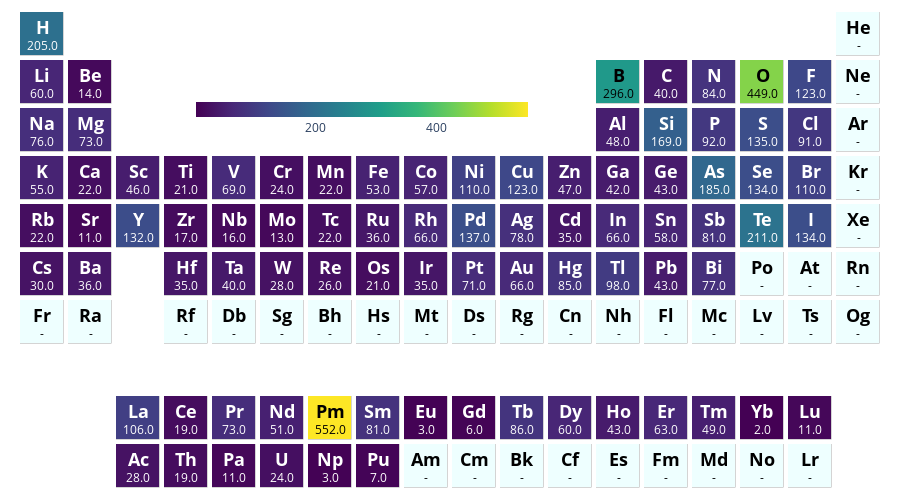

Notebook code cell kept with this figure:
### Code cell
ptable_heatmap_plotly(compositions)

### Figure 1 — Plotly figure (JSON) as saved in the notebook; plotly's stock layout.template omitted (floating-point values rounded to 4 significant figures; data arrays with more than 128 entries replaced by an {"elided": "..."} marker saying what was removed)
{"data": [{"colorbar": {"len": 0.4, "lenmode": "fraction", "orientation": "h", "thickness": 15, "tickformat": "~s", "title": {"font": {"size": 14.4}, "side": "top"}, "x": 0.4, "y": 0.72}, "colorscale": [[0, "darkgray"], [1, "darkgray"]], "hoverinfo": "none", "showscale": false, "type": "heatmap", "xgap": 4.5, "ygap": 4.5, "z": {"elided": "10x18 float values"}}, {"colorbar": {"len": 0.4, "lenmode": "fraction", "orientation": "h", "thickness": 15, "tickformat": "~s", "title": {"font": {"size": 14.4}, "side": "top"}, "x": 0.4, "y": 0.72}, "colorscale": [[0, "#eff"], [1, "#eff"]], "hoverinfo": "none", "showscale": false, "type": "heatmap", "xgap": 5, "ygap": 5, "z": {"elided": "10x18 float values"}}, {"colorbar": {"len": 0.4, "lenmode": "fraction", "orientation": "h", "thickness": 15, "tickformat": "~s", "title": {"font": {"size": 14.4}, "side": "top"}, "x": 0.4, "y": 0.72}, "colorscale": [[0, "#440154"], [0.1111, "#482878"], [0.2222, "#3e4989"], [0.3333, "#31688e"], [0.4444, "#26828e"], [0.5556, "#1f9e89"], [0.6667, "#35b779"], [0.7778, "#6ece58"], [0.8889, "#b5de2b"], [1, "#fde725"]], "hoverinfo": "text", "reversescale": false, "showscale": true, "text": {"elided": "10x18 str values"}, "type": "heatmap", "xgap": 5, "ygap": 5, "z": {"elided": "10x18 float values"}, "zauto": false, "zmax": 552, "zmin": 2}], "layout": {"annotations": [{"font": {"color": "#000000"}, "showarrow": false, "text": "", "x": 0, "xref": "x", "y": 0, "yref": "y"}, {"font": {"color": "#000000"}, "showarrow": false, "text": "", "x": 1, "xref": "x", "y": 0, "yref": "y"}, {"font": {"color": "#FFFFFF"}, "showarrow": false, "text": "<span style='font-weight: bold; font-size: 18.0;'>Ac</span><br>28.0", "x": 2, "xref": "x", "y": 0, "yref": "y"}, {"font": {"color": "#FFFFFF"}, "showarrow": false, "text": "<span style='font-weight: bold; font-size: 18.0;'>Th</span><br>19.0", "x": 3, "xref": "x", "y": 0, "yref": "y"}, {"font": {"color": "#FFFFFF"}, "showarrow": false, "text": "<span style='font-weight: bold; font-size: 18.0;'>Pa</span><br>11.0", "x": 4, "xref": "x", "y": 0, "yref": "y"}, {"font": {"color": "#FFFFFF"}, "showarrow": false, "text": "<span style='font-weight: bold; font-size: 18.0;'>U</span><br>24.0", "x": 5, "xref": "x", "y": 0, "yref": "y"}, {"font": {"color": "#FFFFFF"}, "showarrow": false, "text": "<span style='font-weight: bold; font-size: 18.0;'>Np</span><br>3.0", "x": 6, "xref": "x", "y": 0, "yref": "y"}, {"font": {"color": "#FFFFFF"}, "showarrow": false, "text": "<span style='font-weight: bold; font-size: 18.0;'>Pu</span><br>7.0", "x": 7, "xref": "x", "y": 0, "yref": "y"}, {"font": {"color": "#000000"}, "showarrow": false, "text": "<span style='font-weight: bold; font-size: 18.0;'>Am</span><br>-", "x": 8, "xref": "x", "y": 0, "yref": "y"}, {"font": {"color": "#000000"}, "showarrow": false, "text": "<span style='font-weight: bold; font-size: 18.0;'>Cm</span><br>-", "x": 9, "xref": "x", "y": 0, "yref": "y"}, {"font": {"color": "#000000"}, "showarrow": false, "text": "<span style='font-weight: bold; font-size: 18.0;'>Bk</span><br>-", "x": 10, "xref": "x", "y": 0, "yref": "y"}, {"font": {"color": "#000000"}, "showarrow": false, "text": "<span style='font-weight: bold; font-size: 18.0;'>Cf</span><br>-", "x": 11, "xref": "x", "y": 0, "yref": "y"}, {"font": {"color": "#000000"}, "showarrow": false, "text": "<span style='font-weight: bold; font-size: 18.0;'>Es</span><br>-", "x": 12, "xref": "x", "y": 0, "yref": "y"}, {"font": {"color": "#000000"}, "showarrow": false, "text": "<span style='font-weight: bold; font-size: 18.0;'>Fm</span><br>-", "x": 13, "xref": "x", "y": 0, "yref": "y"}, {"font": {"color": "#000000"}, "showarrow": false, "text": "<span style='font-weight: bold; font-size: 18.0;'>Md</span><br>-", "x": 14, "xref": "x", "y": 0, "yref": "y"}, {"font": {"color": "#000000"}, "showarrow": false, "text": "<span style='font-weight: bold; font-size: 18.0;'>No</span><br>-", "x": 15, "xref": "x", "y": 0, "yref": "y"}, {"font": {"color": "#000000"}, "showarrow": false, "text": "<span style='font-weight: bold; font-size: 18.0;'>Lr</span><br>-", "x": 16, "xref": "x", "y": 0, "yref": "y"}, {"font": {"color": "#000000"}, "showarrow": false, "text": "", "x": 17, "xref": "x", "y": 0, "yref": "y"}, {"font": {"color": "#000000"}, "showarrow": false, "text": "", "x": 0, "xref": "x", "y": 1, "yref": "y"}, {"font": {"color": "#000000"}, "showarrow": false, "text": "", "x": 1, "xref": "x", "y": 1, "yref": "y"}, {"font": {"color": "#FFFFFF"}, "showarrow": false, "text": "<span style='font-weight: bold; font-size: 18.0;'>La</span><br>106.0", "x": 2, "xref": "x", "y": 1, "yref": "y"}, {"font": {"color": "#FFFFFF"}, "showarrow": false, "text": "<span style='font-weight: bold; font-size: 18.0;'>Ce</span><br>19.0", "x": 3, "xref": "x", "y": 1, "yref": "y"}, {"font": {"color": "#FFFFFF"}, "showarrow": false, "text": "<span style='font-weight: bold; font-size: 18.0;'>Pr</span><br>73.0", "x": 4, "xref": "x", "y": 1, "yref": "y"}, {"font": {"color": "#FFFFFF"}, "showarrow": false, "text": "<span style='font-weight: bold; font-size: 18.0;'>Nd</span><br>51.0", "x": 5, "xref": "x", "y": 1, "yref": "y"}, {"font": {"color": "#000000"}, "showarrow": false, "text": "<span style='font-weight: bold; font-size: 18.0;'>Pm</span><br>552.0", "x": 6, "xref": "x", "y": 1, "yref": "y"}, {"font": {"color": "#FFFFFF"}, "showarrow": false, "text": "<span style='font-weight: bold; font-size: 18.0;'>Sm</span><br>81.0", "x": 7, "xref": "x", "y": 1, "yref": "y"}, {"font": {"color": "#FFFFFF"}, "showarrow": false, "text": "<span style='font-weight: bold; font-size: 18.0;'>Eu</span><br>3.0", "x": 8, "xref": "x", "y": 1, "yref": "y"}, {"font": {"color": "#FFFFFF"}, "showarrow": false, "text": "<span style='font-weight: bold; font-size: 18.0;'>Gd</span><br>6.0", "x": 9, "xref": "x", "y": 1, "yref": "y"}, {"font": {"color": "#FFFFFF"}, "showarrow": false, "text": "<span style='font-weight: bold; font-size: 18.0;'>Tb</span><br>86.0", "x": 10, "xref": "x", "y": 1, "yref": "y"}, {"font": {"color": "#FFFFFF"}, "showarrow": false, "text": "<span style='font-weight: bold; font-size: 18.0;'>Dy</span><br>60.0", "x": 11, "xref": "x", "y": 1, "yref": "y"}, {"font": {"color": "#FFFFFF"}, "showarrow": false, "text": "<span style='font-weight: bold; font-size: 18.0;'>Ho</span><br>43.0", "x": 12, "xref": "x", "y": 1, "yref": "y"}, {"font": {"color": "#FFFFFF"}, "showarrow": false, "text": "<span style='font-weight: bold; font-size: 18.0;'>Er</span><br>63.0", "x": 13, "xref": "x", "y": 1, "yref": "y"}, {"font": {"color": "#FFFFFF"}, "showarrow": false, "text": "<span style='font-weight: bold; font-size: 18.0;'>Tm</span><br>49.0", "x": 14, "xref": "x", "y": 1, "yref": "y"}, {"font": {"color": "#FFFFFF"}, "showarrow": false, "text": "<span style='font-weight: bold; font-size: 18.0;'>Yb</span><br>2.0", "x": 15, "xref": "x", "y": 1, "yref": "y"}, {"font": {"color": "#FFFFFF"}, "showarrow": false, "text": "<span style='font-weight: bold; font-size: 18.0;'>Lu</span><br>11.0", "x": 16, "xref": "x", "y": 1, "yref": "y"}, {"font": {"color": "#000000"}, "showarrow": false, "text": "", "x": 17, "xref": "x", "y": 1, "yref": "y"}, {"font": {"color": "#000000"}, "showarrow": false, "text": "", "x": 0, "xref": "x", "y": 2, "yref": "y"}, {"font": {"color": "#000000"}, "showarrow": false, "text": "", "x": 1, "xref": "x", "y": 2, "yref": "y"}, {"font": {"color": "#000000"}, "showarrow": false, "text": "", "x": 2, "xref": "x", "y": 2, "yref": "y"}, {"font": {"color": "#000000"}, "showarrow": false, "text": "", "x": 3, "xref": "x", "y": 2, "yref": "y"}, {"font": {"color": "#000000"}, "showarrow": false, "text": "", "x": 4, "xref": "x", "y": 2, "yref": "y"}, {"font": {"color": "#000000"}, "showarrow": false, "text": "", "x": 5, "xref": "x", "y": 2, "yref": "y"}, {"font": {"color": "#000000"}, "showarrow": false, "text": "", "x": 6, "xref": "x", "y": 2, "yref": "y"}, {"font": {"color": "#000000"}, "showarrow": false, "text": "", "x": 7, "xref": "x", "y": 2, "yref": "y"}, {"font": {"color": "#000000"}, "showarrow": false, "text": "", "x": 8, "xref": "x", "y": 2, "yref": "y"}, {"font": {"color": "#000000"}, "showarrow": false, "text": "", "x": 9, "xref": "x", "y": 2, "yref": "y"}, {"font": {"color": "#000000"}, "showarrow": false, "text": "", "x": 10, "xref": "x", "y": 2, "yref": "y"}, {"font": {"color": "#000000"}, "showarrow": false, "text": "", "x": 11, "xref": "x", "y": 2, "yref": "y"}, {"font": {"color": "#000000"}, "showarrow": false, "text": "", "x": 12, "xref": "x", "y": 2, "yref": "y"}, {"font": {"color": "#000000"}, "showarrow": false, "text": "", "x": 13, "xref": "x", "y": 2, "yref": "y"}, {"font": {"color": "#000000"}, "showarrow": false, "text": "", "x": 14, "xref": "x", "y": 2, "yref": "y"}, {"font": {"color": "#000000"}, "showarrow": false, "text": "", "x": 15, "xref": "x", "y": 2, "yref": "y"}, {"font": {"color": "#000000"}, "showarrow": false, "text": "", "x": 16, "xref": "x", "y": 2, "yref": "y"}, {"font": {"color": "#000000"}, "showarrow": false, "text": "", "x": 17, "xref": "x", "y": 2, "yref": "y"}, {"font": {"color": "#000000"}, "showarrow": false, "text": "<span style='font-weight: bold; font-size: 18.0;'>Fr</span><br>-", "x": 0, "xref": "x", "y": 3, "yref": "y"}, {"font": {"color": "#000000"}, "showarrow": false, "text": "<span style='font-weight: bold; font-size: 18.0;'>Ra</span><br>-", "x": 1, "xref": "x", "y": 3, "yref": "y"}, {"font": {"color": "#000000"}, "showarrow": false, "text": "", "x": 2, "xref": "x", "y": 3, "yref": "y"}, {"font": {"color": "#000000"}, "showarrow": false, "text": "<span style='font-weight: bold; font-size: 18.0;'>Rf</span><br>-", "x": 3, "xref": "x", "y": 3, "yref": "y"}, {"font": {"color": "#000000"}, "showarrow": false, "text": "<span style='font-weight: bold; font-size: 18.0;'>Db</span><br>-", "x": 4, "xref": "x", "y": 3, "yref": "y"}, {"font": {"color": "#000000"}, "showarrow": false, "text": "<span style='font-weight: bold; font-size: 18.0;'>Sg</span><br>-", "x": 5, "xref": "x", "y": 3, "yref": "y"}, {"font": {"color": "#000000"}, "showarrow": false, "text": "<span style='font-weight: bold; font-size: 18.0;'>Bh</span><br>-", "x": 6, "xref": "x", "y": 3, "yref": "y"}, {"font": {"color": "#000000"}, "showarrow": false, "text": "<span style='font-weight: bold; font-size: 18.0;'>Hs</span><br>-", "x": 7, "xref": "x", "y": 3, "yref": "y"}, {"font": {"color": "#000000"}, "showarrow": false, "text": "<span style='font-weight: bold; font-size: 18.0;'>Mt</span><br>-", "x": 8, "xref": "x", "y": 3, "yref": "y"}, {"font": {"color": "#000000"}, "showarrow": false, "text": "<span style='font-weight: bold; font-size: 18.0;'>Ds</span><br>-", "x": 9, "xref": "x", "y": 3, "yref": "y"}, {"font": {"color": "#000000"}, "showarrow": false, "text": "<span style='font-weight: bold; font-size: 18.0;'>Rg</span><br>-", "x": 10, "xref": "x", "y": 3, "yref": "y"}, {"font": {"color": "#000000"}, "showarrow": false, "text": "<span style='font-weight: bold; font-size: 18.0;'>Cn</span><br>-", "x": 11, "xref": "x", "y": 3, "yref": "y"}, {"font": {"color": "#000000"}, "showarrow": false, "text": "<span style='font-weight: bold; font-size: 18.0;'>Nh</span><br>-", "x": 12, "xref": "x", "y": 3, "yref": "y"}, {"font": {"color": "#000000"}, "showarrow": false, "text": "<span style='font-weight: bold; font-size: 18.0;'>Fl</span><br>-", "x": 13, "xref": "x", "y": 3, "yref": "y"}, {"font": {"color": "#000000"}, "showarrow": false, "text": "<span style='font-weight: bold; font-size: 18.0;'>Mc</span><br>-", "x": 14, "xref": "x", "y": 3, "yref": "y"}, {"font": {"color": "#000000"}, "showarrow": false, "text": "<span style='font-weight: bold; font-size: 18.0;'>Lv</span><br>-", "x": 15, "xref": "x", "y": 3, "yref": "y"}, {"font": {"color": "#000000"}, "showarrow": false, "text": "<span style='font-weight: bold; font-size: 18.0;'>Ts</span><br>-", "x": 16, "xref": "x", "y": 3, "yref": "y"}, {"font": {"color": "#000000"}, "showarrow": false, "text": "<span style='font-weight: bold; font-size: 18.0;'>Og</span><br>-", "x": 17, "xref": "x", "y": 3, "yref": "y"}, {"font": {"color": "#FFFFFF"}, "showarrow": false, "text": "<span style='font-weight: bold; font-size: 18.0;'>Cs</span><br>30.0", "x": 0, "xref": "x", "y": 4, "yref": "y"}, {"font": {"color": "#FFFFFF"}, "showarrow": false, "text": "<span style='font-weight: bold; font-size: 18.0;'>Ba</span><br>36.0", "x": 1, "xref": "x", "y": 4, "yref": "y"}, {"font": {"color": "#000000"}, "showarrow": false, "text": "", "x": 2, "xref": "x", "y": 4, "yref": "y"}, {"font": {"color": "#FFFFFF"}, "showarrow": false, "text": "<span style='font-weight: bold; font-size: 18.0;'>Hf</span><br>35.0", "x": 3, "xref": "x", "y": 4, "yref": "y"}, {"font": {"color": "#FFFFFF"}, "showarrow": false, "text": "<span style='font-weight: bold; font-size: 18.0;'>Ta</span><br>40.0", "x": 4, "xref": "x", "y": 4, "yref": "y"}, {"font": {"color": "#FFFFFF"}, "showarrow": false, "text": "<span style='font-weight: bold; font-size: 18.0;'>W</span><br>28.0", "x": 5, "xref": "x", "y": 4, "yref": "y"}, {"font": {"color": "#FFFFFF"}, "showarrow": false, "text": "<span style='font-weight: bold; font-size: 18.0;'>Re</span><br>26.0", "x": 6, "xref": "x", "y": 4, "yref": "y"}, {"font": {"color": "#FFFFFF"}, "showarrow": false, "text": "<span style='font-weight: bold; font-size: 18.0;'>Os</span><br>21.0", "x": 7, "xref": "x", "y": 4, "yref": "y"}, {"font": {"color": "#FFFFFF"}, "showarrow": false, "text": "<span style='font-weight: bold; font-size: 18.0;'>Ir</span><br>35.0", "x": 8, "xref": "x", "y": 4, "yref": "y"}, {"font": {"color": "#FFFFFF"}, "showarrow": false, "text": "<span style='font-weight: bold; font-size: 18.0;'>Pt</span><br>71.0", "x": 9, "xref": "x", "y": 4, "yref": "y"}, {"font": {"color": "#FFFFFF"}, "showarrow": false, "text": "<span style='font-weight: bold; font-size: 18.0;'>Au</span><br>66.0", "x": 10, "xref": "x", "y": 4, "yref": "y"}, {"font": {"color": "#FFFFFF"}, "showarrow": false, "text": "<span style='font-weight: bold; font-size: 18.0;'>Hg</span><br>85.0", "x": 11, "xref": "x", "y": 4, "yref": "y"}, {"font": {"color": "#FFFFFF"}, "showarrow": false, "text": "<span style='font-weight: bold; font-size: 18.0;'>Tl</span><br>98.0", "x": 12, "xref": "x", "y": 4, "yref": "y"}, {"font": {"color": "#FFFFFF"}, "showarrow": false, "text": "<span style='font-weight: bold; font-size: 18.0;'>Pb</span><br>43.0", "x": 13, "xref": "x", "y": 4, "yref": "y"}, {"font": {"color": "#FFFFFF"}, "showarrow": false, "text": "<span style='font-weight: bold; font-size: 18.0;'>Bi</span><br>77.0", "x": 14, "xref": "x", "y": 4, "yref": "y"}, {"font": {"color": "#000000"}, "showarrow": false, "text": "<span style='font-weight: bold; font-size: 18.0;'>Po</span><br>-", "x": 15, "xref": "x", "y": 4, "yref": "y"}, {"font": {"color": "#000000"}, "showarrow": false, "text": "<span style='font-weight: bold; font-size: 18.0;'>At</span><br>-", "x": 16, "xref": "x", "y": 4, "yref": "y"}, {"font": {"color": "#000000"}, "showarrow": false, "text": "<span style='font-weight: bold; font-size: 18.0;'>Rn</span><br>-", "x": 17, "xref": "x", "y": 4, "yref": "y"}, {"font": {"color": "#FFFFFF"}, "showarrow": false, "text": "<span style='font-weight: bold; font-size: 18.0;'>Rb</span><br>22.0", "x": 0, "xref": "x", "y": 5, "yref": "y"}, {"font": {"color": "#FFFFFF"}, "showarrow": false, "text": "<span style='font-weight: bold; font-size: 18.0;'>Sr</span><br>11.0", "x": 1, "xref": "x", "y": 5, "yref": "y"}, {"font": {"color": "#FFFFFF"}, "showarrow": false, "text": "<span style='font-weight: bold; font-size: 18.0;'>Y</span><br>132.0", "x": 2, "xref": "x", "y": 5, "yref": "y"}, {"font": {"color": "#FFFFFF"}, "showarrow": false, "text": "<span style='font-weight: bold; font-size: 18.0;'>Zr</span><br>17.0", "x": 3, "xref": "x", "y": 5, "yref": "y"}, {"font": {"color": "#FFFFFF"}, "showarrow": false, "text": "<span style='font-weight: bold; font-size: 18.0;'>Nb</span><br>16.0", "x": 4, "xref": "x", "y": 5, "yref": "y"}, {"font": {"color": "#FFFFFF"}, "showarrow": false, "text": "<span style='font-weight: bold; font-size: 18.0;'>Mo</span><br>13.0", "x": 5, "xref": "x", "y": 5, "yref": "y"}, {"font": {"color": "#FFFFFF"}, "showarrow": false, "text": "<span style='font-weight: bold; font-size: 18.0;'>Tc</span><br>22.0", "x": 6, "xref": "x", "y": 5, "yref": "y"}, {"font": {"color": "#FFFFFF"}, "showarrow": false, "text": "<span style='font-weight: bold; font-size: 18.0;'>Ru</span><br>36.0", "x": 7, "xref": "x", "y": 5, "yref": "y"}, {"font": {"color": "#FFFFFF"}, "showarrow": false, "text": "<span style='font-weight: bold; font-size: 18.0;'>Rh</span><br>66.0", "x": 8, "xref": "x", "y": 5, "yref": "y"}, {"font": {"color": "#FFFFFF"}, "showarrow": false, "text": "<span style='font-weight: bold; font-size: 18.0;'>Pd</span><br>137.0", "x": 9, "xref": "x", "y": 5, "yref": "y"}, {"font": {"color": "#FFFFFF"}, "showarrow": false, "text": "<span style='font-weight: bold; font-size: 18.0;'>Ag</span><br>78.0", "x": 10, "xref": "x", "y": 5, "yref": "y"}, {"font": {"color": "#FFFFFF"}, "showarrow": false, "text": "<span style='font-weight: bold; font-size: 18.0;'>Cd</span><br>35.0", "x": 11, "xref": "x", "y": 5, "yref": "y"}, {"font": {"color": "#FFFFFF"}, "showarrow": false, "text": "<span style='font-weight: bold; font-size: 18.0;'>In</span><br>66.0", "x": 12, "xref": "x", "y": 5, "yref": "y"}, {"font": {"color": "#FFFFFF"}, "showarrow": false, "text": "<span style='font-weight: bold; font-size: 18.0;'>Sn</span><br>58.0", "x": 13, "xref": "x", "y": 5, "yref": "y"}, {"font": {"color": "#FFFFFF"}, "showarrow": false, "text": "<span style='font-weight: bold; font-size: 18.0;'>Sb</span><br>81.0", "x": 14, "xref": "x", "y": 5, "yref": "y"}, {"font": {"color": "#FFFFFF"}, "showarrow": false, "text": "<span style='font-weight: bold; font-size: 18.0;'>Te</span><br>211.0", "x": 15, "xref": "x", "y": 5, "yref": "y"}, {"font": {"color": "#FFFFFF"}, "showarrow": false, "text": "<span style='font-weight: bold; font-size: 18.0;'>I</span><br>134.0", "x": 16, "xref": "x", "y": 5, "yref": "y"}, {"font": {"color": "#000000"}, "showarrow": false, "text": "<span style='font-weight: bold; font-size: 18.0;'>Xe</span><br>-", "x": 17, "xref": "x", "y": 5, "yref": "y"}, {"font": {"color": "#FFFFFF"}, "showarrow": false, "text": "<span style='font-weight: bold; font-size: 18.0;'>K</span><br>55.0", "x": 0, "xref": "x", "y": 6, "yref": "y"}, {"font": {"color": "#FFFFFF"}, "showarrow": false, "text": "<span style='font-weight: bold; font-size: 18.0;'>Ca</span><br>22.0", "x": 1, "xref": "x", "y": 6, "yref": "y"}, {"font": {"color": "#FFFFFF"}, "showarrow": false, "text": "<span style='font-weight: bold; font-size: 18.0;'>Sc</span><br>46.0", "x": 2, "xref": "x", "y": 6, "yref": "y"}, {"font": {"color": "#FFFFFF"}, "showarrow": false, "text": "<span style='font-weight: bold; font-size: 18.0;'>Ti</span><br>21.0", "x": 3, "xref": "x", "y": 6, "yref": "y"}, {"font": {"color": "#FFFFFF"}, "showarrow": false, "text": "<span style='font-weight: bold; font-size: 18.0;'>V</span><br>69.0", "x": 4, "xref": "x", "y": 6, "yref": "y"}, {"font": {"color": "#FFFFFF"}, "showarrow": false, "text": "<span style='font-weight: bold; font-size: 18.0;'>Cr</span><br>24.0", "x": 5, "xref": "x", "y": 6, "yref": "y"}, {"font": {"color": "#FFFFFF"}, "showarrow": false, "text": "<span style='font-weight: bold; font-size: 18.0;'>Mn</span><br>22.0", "x": 6, "xref": "x", "y": 6, "yref": "y"}, {"font": {"color": "#FFFFFF"}, "showarrow": false, "text": "<span style='font-weight: bold; font-size: 18.0;'>Fe</span><br>53.0", "x": 7, "xref": "x", "y": 6, "yref": "y"}, {"font": {"color": "#FFFFFF"}, "showarrow": false, "text": "<span style='font-weight: bold; font-size: 18.0;'>Co</span><br>57.0", "x": 8, "xref": "x", "y": 6, "yref": "y"}, {"font": {"color": "#FFFFFF"}, "showarrow": false, "text": "<span style='font-weight: bold; font-size: 18.0;'>Ni</span><br>110.0", "x": 9, "xref": "x", "y": 6, "yref": "y"}, {"font": {"color": "#FFFFFF"}, "showarrow": false, "text": "<span style='font-weight: bold; font-size: 18.0;'>Cu</span><br>123.0", "x": 10, "xref": "x", "y": 6, "yref": "y"}, {"font": {"color": "#FFFFFF"}, "showarrow": false, "text": "<span style='font-weight: bold; font-size: 18.0;'>Zn</span><br>47.0", "x": 11, "xref": "x", "y": 6, "yref": "y"}, {"font": {"color": "#FFFFFF"}, "showarrow": false, "text": "<span style='font-weight: bold; font-size: 18.0;'>Ga</span><br>42.0", "x": 12, "xref": "x", "y": 6, "yref": "y"}, {"font": {"color": "#FFFFFF"}, "showarrow": false, "text": "<span style='font-weight: bold; font-size: 18.0;'>Ge</span><br>43.0", "x": 13, "xref": "x", "y": 6, "yref": "y"}, {"font": {"color": "#FFFFFF"}, "showarrow": false, "text": "<span style='font-weight: bold; font-size: 18.0;'>As</span><br>185.0", "x": 14, "xref": "x", "y": 6, "yref": "y"}, {"font": {"color": "#FFFFFF"}, "showarrow": false, "text": "<span style='font-weight: bold; font-size: 18.0;'>Se</span><br>134.0", "x": 15, "xref": "x", "y": 6, "yref": "y"}, {"font": {"color": "#FFFFFF"}, "showarrow": false, "text": "<span style='font-weight: bold; font-size: 18.0;'>Br</span><br>110.0", "x": 16, "xref": "x", "y": 6, "yref": "y"}, {"font": {"color": "#000000"}, "showarrow": false, "text": "<span style='font-weight: bold; font-size: 18.0;'>Kr</span><br>-", "x": 17, "xref": "x", "y": 6, "yref": "y"}, {"font": {"color": "#FFFFFF"}, "showarrow": false, "text": "<span style='font-weight: bold; font-size: 18.0;'>Na</span><br>76.0", "x": 0, "xref": "x", "y": 7, "yref": "y"}, {"font": {"color": "#FFFFFF"}, "showarrow": false, "text": "<span style='font-weight: bold; font-size: 18.0;'>Mg</span><br>73.0", "x": 1, "xref": "x", "y": 7, "yref": "y"}, {"font": {"color": "#000000"}, "showarrow": false, "text": "", "x": 2, "xref": "x", "y": 7, "yref": "y"}, {"font": {"color": "#000000"}, "showarrow": false, "text": "", "x": 3, "xref": "x", "y": 7, "yref": "y"}, {"font": {"color": "#000000"}, "showarrow": false, "text": "", "x": 4, "xref": "x", "y": 7, "yref": "y"}, {"font": {"color": "#000000"}, "showarrow": false, "text": "", "x": 5, "xref": "x", "y": 7, "yref": "y"}, {"font": {"color": "#000000"}, "showarrow": false, "text": "", "x": 6, "xref": "x", "y": 7, "yref": "y"}, {"font": {"color": "#000000"}, "showarrow": false, "text": "", "x": 7, "xref": "x", "y": 7, "yref": "y"}, {"font": {"color": "#000000"}, "showarrow": false, "text": "", "x": 8, "xref": "x", "y": 7, "yref": "y"}, {"font": {"color": "#000000"}, "showarrow": false, "text": "", "x": 9, "xref": "x", "y": 7, "yref": "y"}, {"font": {"color": "#000000"}, "showarrow": false, "text": "", "x": 10, "xref": "x", "y": 7, "yref": "y"}, {"font": {"color": "#000000"}, "showarrow": false, "text": "", "x": 11, "xref": "x", "y": 7, "yref": "y"}, {"font": {"color": "#FFFFFF"}, "showarrow": false, "text": "<span style='font-weight: bold; font-size: 18.0;'>Al</span><br>48.0", "x": 12, "xref": "x", "y": 7, "yref": "y"}, {"font": {"color": "#FFFFFF"}, "showarrow": false, "text": "<span style='font-weight: bold; font-size: 18.0;'>Si</span><br>169.0", "x": 13, "xref": "x", "y": 7, "yref": "y"}, {"font": {"color": "#FFFFFF"}, "showarrow": false, "text": "<span style='font-weight: bold; font-size: 18.0;'>P</span><br>92.0", "x": 14, "xref": "x", "y": 7, "yref": "y"}, {"font": {"color": "#FFFFFF"}, "showarrow": false, "text": "<span style='font-weight: bold; font-size: 18.0;'>S</span><br>135.0", "x": 15, "xref": "x", "y": 7, "yref": "y"}, {"font": {"color": "#FFFFFF"}, "showarrow": false, "text": "<span style='font-weight: bold; font-size: 18.0;'>Cl</span><br>91.0", "x": 16, "xref": "x", "y": 7, "yref": "y"}, {"font": {"color": "#000000"}, "showarrow": false, "text": "<span style='font-weight: bold; font-size: 18.0;'>Ar</span><br>-", "x": 17, "xref": "x", "y": 7, "yref": "y"}, {"font": {"color": "#FFFFFF"}, "showarrow": false, "text": "<span style='font-weight: bold; font-size: 18.0;'>Li</span><br>60.0", "x": 0, "xref": "x", "y": 8, "yref": "y"}, {"font": {"color": "#FFFFFF"}, "showarrow": false, "text": "<span style='font-weight: bold; font-size: 18.0;'>Be</span><br>14.0", "x": 1, "xref": "x", "y": 8, "yref": "y"}, {"font": {"color": "#000000"}, "showarrow": false, "text": "", "x": 2, "xref": "x", "y": 8, "yref": "y"}, {"font": {"color": "#000000"}, "showarrow": false, "text": "", "x": 3, "xref": "x", "y": 8, "yref": "y"}, {"font": {"color": "#000000"}, "showarrow": false, "text": "", "x": 4, "xref": "x", "y": 8, "yref": "y"}, {"font": {"color": "#000000"}, "showarrow": false, "text": "", "x": 5, "xref": "x", "y": 8, "yref": "y"}, {"font": {"color": "#000000"}, "showarrow": false, "text": "", "x": 6, "xref": "x", "y": 8, "yref": "y"}, {"font": {"color": "#000000"}, "showarrow": false, "text": "", "x": 7, "xref": "x", "y": 8, "yref": "y"}, {"font": {"color": "#000000"}, "showarrow": false, "text": "", "x": 8, "xref": "x", "y": 8, "yref": "y"}, {"font": {"color": "#000000"}, "showarrow": false, "text": "", "x": 9, "xref": "x", "y": 8, "yref": "y"}, {"font": {"color": "#000000"}, "showarrow": false, "text": "", "x": 10, "xref": "x", "y": 8, "yref": "y"}, {"font": {"color": "#000000"}, "showarrow": false, "text": "", "x": 11, "xref": "x", "y": 8, "yref": "y"}, {"font": {"color": "#000000"}, "showarrow": false, "text": "<span style='font-weight: bold; font-size: 18.0;'>B</span><br>296.0", "x": 12, "xref": "x", "y": 8, "yref": "y"}, {"font": {"color": "#FFFFFF"}, "showarrow": false, "text": "<span style='font-weight: bold; font-size: 18.0;'>C</span><br>40.0", "x": 13, "xref": "x", "y": 8, "yref": "y"}, {"font": {"color": "#FFFFFF"}, "showarrow": false, "text": "<span style='font-weight: bold; font-size: 18.0;'>N</span><br>84.0", "x": 14, "xref": "x", "y": 8, "yref": "y"}, {"font": {"color": "#000000"}, "showarrow": false, "text": "<span style='font-weight: bold; font-size: 18.0;'>O</span><br>449.0", "x": 15, "xref": "x", "y": 8, "yref": "y"}, {"font": {"color": "#FFFFFF"}, "showarrow": false, "text": "<span style='font-weight: bold; font-size: 18.0;'>F</span><br>123.0", "x": 16, "xref": "x", "y": 8, "yref": "y"}, {"font": {"color": "#000000"}, "showarrow": false, "text": "<span style='font-weight: bold; font-size: 18.0;'>Ne</span><br>-", "x": 17, "xref": "x", "y": 8, "yref": "y"}, {"font": {"color": "#FFFFFF"}, "showarrow": false, "text": "<span style='font-weight: bold; font-size: 18.0;'>H</span><br>205.0", "x": 0, "xref": "x", "y": 9, "yref": "y"}, {"font": {"color": "#000000"}, "showarrow": false, "text": "", "x": 1, "xref": "x", "y": 9, "yref": "y"}, {"font": {"color": "#000000"}, "showarrow": false, "text": "", "x": 2, "xref": "x", "y": 9, "yref": "y"}, {"font": {"color": "#000000"}, "showarrow": false, "text": "", "x": 3, "xref": "x", "y": 9, "yref": "y"}, {"font": {"color": "#000000"}, "showarrow": false, "text": "", "x": 4, "xref": "x", "y": 9, "yref": "y"}, {"font": {"color": "#000000"}, "showarrow": false, "text": "", "x": 5, "xref": "x", "y": 9, "yref": "y"}, {"font": {"color": "#000000"}, "showarrow": false, "text": "", "x": 6, "xref": "x", "y": 9, "yref": "y"}, {"font": {"color": "#000000"}, "showarrow": false, "text": "", "x": 7, "xref": "x", "y": 9, "yref": "y"}, {"font": {"color": "#000000"}, "showarrow": false, "text": "", "x": 8, "xref": "x", "y": 9, "yref": "y"}, {"font": {"color": "#000000"}, "showarrow": false, "text": "", "x": 9, "xref": "x", "y": 9, "yref": "y"}, {"font": {"color": "#000000"}, "showarrow": false, "text": "", "x": 10, "xref": "x", "y": 9, "yref": "y"}, {"font": {"color": "#000000"}, "showarrow": false, "text": "", "x": 11, "xref": "x", "y": 9, "yref": "y"}, {"font": {"color": "#000000"}, "showarrow": false, "text": "", "x": 12, "xref": "x", "y": 9, "yref": "y"}, {"font": {"color": "#000000"}, "showarrow": false, "text": "", "x": 13, "xref": "x", "y": 9, "yref": "y"}, {"font": {"color": "#000000"}, "showarrow": false, "text": "", "x": 14, "xref": "x", "y": 9, "yref": "y"}, {"font": {"color": "#000000"}, "showarrow": false, "text": "", "x": 15, "xref": "x", "y": 9, "yref": "y"}, {"font": {"color": "#000000"}, "showarrow": false, "text": "", "x": 16, "xref": "x", "y": 9, "yref": "y"}, {"font": {"color": "#000000"}, "showarrow": false, "text": "<span style='font-weight: bold; font-size: 18.0;'>He</span><br>-", "x": 17, "xref": "x", "y": 9, "yref": "y"}], "font": {"size": 12}, "height": 500, "margin": {"b": 10, "l": 10, "pad": 10, "r": 10, "t": 10}, "plot_bgcolor": "rgba(0, 0, 0, 0)", "title": {"x": 0.4, "y": 0.95}, "width": 900, "xaxis": {"gridcolor": "rgb(0, 0, 0)", "showgrid": false, "showticklabels": false, "side": "top", "ticks": "", "zeroline": false}, "yaxis": {"scaleanchor": "x", "showgrid": false, "showticklabels": false, "ticks": "", "ticksuffix": "  ", "zeroline": false}}}
